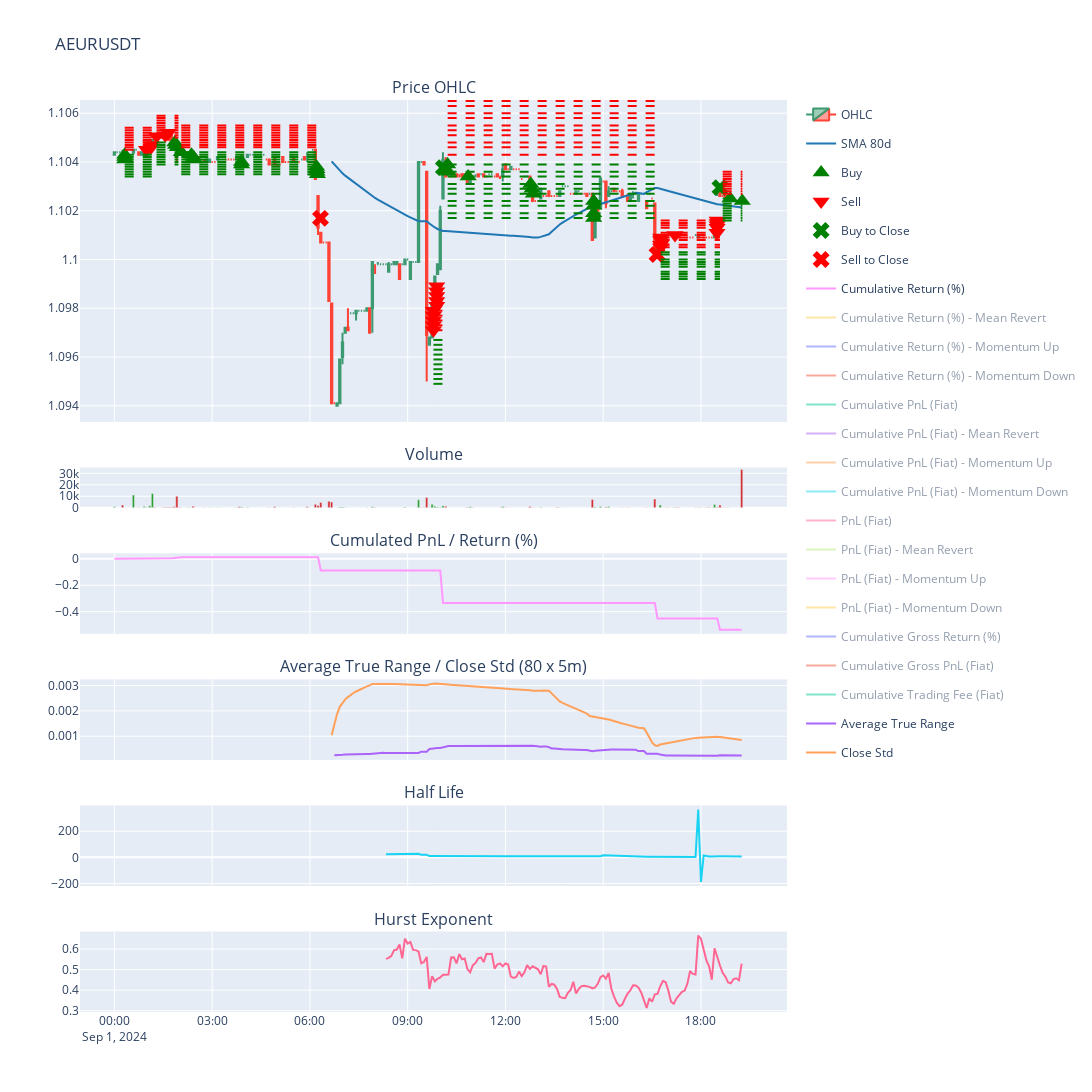

The notebook cell this image was saved under:
### Code cell
for k, v in strategy_dict.items():
    strategy = v
    strategy.load_data(date_str, lookback_end=date_str_end)    
    strategy.summary(True, lastn=20)
